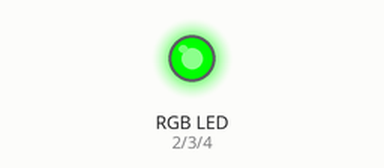
Bench run of a sketch on a simulated Arduino Uno, built with avr-gcc and run on an emulated ATmega328P. On the bench: an RGB LED mixed from three pins (HIGH = lit). What the sketch prints to the serial monitor is not drawn.

Above: at 1.0 s.
At 3.0 s:
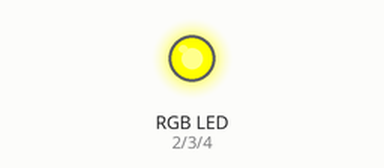
At 5.0 s:
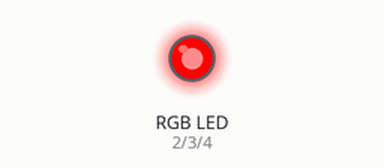
Timing chart, 0 to 7.8 s (numbered marks = the images above):
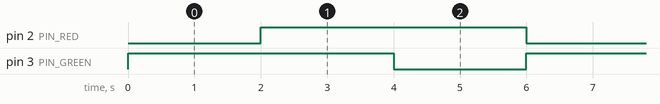

Measured:
- by itself, pin 2 (PIN_RED), pin 3 (PIN_GREEN): alternates HIGH for 4.0 s and LOW for 2.0 s
- by itself, everything shown: repeats every 6.0 s, in 3 steps

The sketch:

LED_RGBTest.ino
```cpp
const int PIN_RED = 2;
const int PIN_BLUE = 4;
const int PIN_GREEN = 3;

int val;

void setup()
{
  // put your setup code here, to run once:
  pinMode(PIN_RED, OUTPUT);
  pinMode(PIN_BLUE, OUTPUT);
  pinMode(PIN_GREEN, OUTPUT);
  Serial.begin(9600);
}

void loop()
{
  // put your main code here, to run repeatedly:
//  for(val=255; val>0; --val)
//  {
//    analogWrite(PIN_RED, val);
//    analogWrite(PIN_BLUE, 255-val);
//    analogWrite(PIN_GREEN, 128-val);
//    delay(1);
//  }
//
//  for(val=0; val<255; ++val)
//  {
//    analogWrite(PIN_RED, val);
//    analogWrite(PIN_BLUE, 255-val);
//    analogWrite(PIN_GREEN, 128-val);
//    delay(1);
//  }

  analogWrite(PIN_RED, 0);
  analogWrite(PIN_BLUE, 0);
  analogWrite(PIN_GREEN, 255);
  delay(2000);

  analogWrite(PIN_RED, 255);
  analogWrite(PIN_BLUE, 0);
  analogWrite(PIN_GREEN, 255);
  delay(2000);

  analogWrite(PIN_RED, 255);
  analogWrite(PIN_BLUE, 0);
  analogWrite(PIN_GREEN, 0);
  delay(2000);

  Serial.println(val, DEC);
}
```
